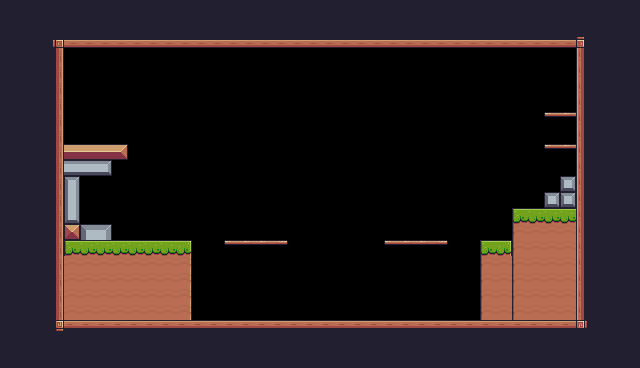

The image is a tile-based game level rendered from a .tmx file. Its description and complete source (layers, tilesets, objects, tile grids) follow:
An orthogonal 40x23 tile map with 16x16 px tiles, 1 tile layer (Background) and 25 objects (5x Fruits, 4x Platform, Player).

<map version="1.10" tiledversion="1.11.2" orientation="orthogonal" renderorder="right-down" width="40" height="23" tilewidth="16" tileheight="16" infinite="0" nextlayerid="4" nextobjectid="41">
 <tileset firstgid="1" source="Pixel Advanture.tsx" />
 <layer id="1" name="Background" width="40" height="23">
  <properties>
   <property name="backgroundColor" value="Blue" />
  </properties>
  <data encoding="csv">
112,112,112,112,112,112,112,112,112,112,112,112,112,112,112,112,112,112,112,112,112,112,112,112,112,112,112,112,112,112,112,112,112,112,112,112,112,112,112,112,
112,112,112,112,112,112,112,112,112,112,112,112,112,112,112,112,112,112,112,112,112,112,112,112,112,112,112,112,112,112,112,112,112,112,112,112,112,112,112,112,
112,112,112,92,134,134,134,134,134,134,134,134,134,134,134,134,134,134,134,134,134,134,134,134,134,134,134,134,134,134,134,134,134,134,134,134,93,112,112,112,
112,112,112,113,0,0,0,0,0,0,0,0,0,0,0,0,0,0,0,0,0,0,0,0,0,0,0,0,0,0,0,0,0,0,0,0,111,112,112,112,
112,112,112,113,0,0,0,0,0,0,0,0,0,0,0,0,0,0,0,0,0,0,0,0,0,0,0,0,0,0,0,0,0,0,0,0,111,112,112,112,
112,112,112,113,0,0,0,0,0,0,0,0,0,0,0,0,0,0,0,0,0,0,0,0,0,0,0,0,0,0,0,0,0,0,0,0,111,112,112,112,
112,112,112,113,0,0,0,0,0,0,0,0,0,0,0,0,0,0,0,0,0,0,0,0,0,0,0,0,0,0,0,0,0,0,0,0,111,112,112,112,
112,112,112,113,0,0,0,0,0,0,0,0,0,0,0,0,0,0,0,0,0,0,0,0,0,0,0,0,0,0,0,0,0,0,40,41,111,112,112,112,
112,112,112,113,0,0,0,0,0,0,0,0,0,0,0,0,0,0,0,0,0,0,0,0,0,0,0,0,0,0,0,0,0,0,0,0,111,112,112,112,
24,112,112,113,14,14,14,15,0,0,0,0,0,0,0,0,0,0,0,0,0,0,0,0,0,0,0,0,0,0,0,0,0,0,40,41,111,112,112,112,
24,112,112,113,102,102,103,0,0,0,0,0,0,0,0,0,0,0,0,0,0,0,0,0,0,0,0,0,0,0,0,0,0,0,0,0,111,112,112,112,
24,112,112,113,104,0,0,0,0,0,0,0,0,0,0,0,0,0,0,0,0,0,0,0,0,0,0,0,0,0,0,0,0,0,0,123,111,112,112,112,
24,200,112,113,126,0,0,0,0,0,0,0,0,0,0,0,0,0,0,0,0,0,0,0,0,0,0,0,0,0,0,0,0,0,123,123,111,112,112,112,
200,112,112,113,148,0,0,0,0,0,0,0,0,0,0,0,0,0,0,0,0,0,0,0,0,0,0,0,0,0,0,0,7,8,8,8,111,112,112,112,
112,112,112,113,35,124,125,0,0,0,0,0,0,0,0,0,0,0,0,0,0,0,0,0,0,0,0,0,0,0,0,0,29,30,30,30,111,112,112,112,
112,112,112,113,7,8,8,8,8,8,8,9,0,0,40,41,41,42,0,0,0,0,0,0,40,41,41,42,0,0,7,9,29,30,30,30,111,112,112,112,
112,112,112,113,30,30,30,30,30,30,30,31,0,0,0,0,0,0,0,0,0,0,0,0,0,0,0,0,0,0,29,30,29,30,30,30,111,112,112,112,
112,112,112,113,30,30,30,30,30,30,30,31,0,0,0,0,0,0,0,0,0,0,0,0,0,0,0,0,0,0,29,30,29,30,30,30,111,112,112,112,
112,112,112,113,30,30,30,30,30,30,30,31,0,0,0,0,0,0,0,0,0,0,0,0,0,0,0,0,0,0,29,30,29,30,30,30,111,112,112,112,
112,112,112,113,30,30,30,30,30,30,30,31,0,0,0,0,0,0,0,0,0,0,0,0,0,0,0,0,0,0,29,30,29,30,30,30,111,112,112,112,
112,112,112,114,90,90,90,90,90,90,90,90,90,90,90,90,90,90,90,90,90,90,90,90,90,90,90,90,90,90,90,90,90,90,90,90,115,112,112,112,
112,112,112,112,112,112,112,112,112,112,112,112,112,112,112,112,112,112,112,112,112,112,112,112,112,112,112,112,112,112,112,112,112,112,112,112,112,112,112,112,
112,112,112,112,112,112,112,112,112,112,112,112,112,112,112,112,112,112,112,112,112,112,112,112,112,112,112,112,112,112,112,112,112,112,112,112,112,112,112,112
</data>
 </layer>
 <objectgroup id="3" name="Collisions">
  <object id="7" x="48" y="32" width="16" height="304" />
  <object id="8" x="48" y="320" width="544" height="16" />
  <object id="9" x="576" y="32" width="16" height="304" />
  <object id="11" x="48" y="32" width="544" height="16" />
  <object id="12" x="64" y="144" width="16" height="96" />
  <object id="13" x="64" y="224" width="48" height="16" />
  <object id="14" x="64" y="240" width="128" height="80" />
  <object id="15" x="480" y="240" width="32" height="80" />
  <object id="16" x="512" y="208" width="64" height="112" />
  <object id="17" x="544" y="192" width="32" height="16" />
  <object id="18" x="560" y="176" width="16" height="32" />
  <object id="19" type="Platform" x="224" y="240" width="64" height="16" />
  <object id="21" type="Platform" x="384" y="240" width="64" height="16" />
  <object id="23" type="Platform" x="544" y="144" width="32" height="16" />
  <object id="24" type="Platform" x="544" y="112" width="32" height="16" />
  <object id="25" x="64" y="144" width="64" height="16" />
  <object id="26" x="64" y="160" width="48" height="16" />
 </objectgroup>
 <objectgroup id="2" name="Spawn" offsetx="0" offsety="-16">
  <object id="2" name="Player" type="Player" x="96" y="208" width="32" height="31.5" />
  <object id="3" x="117.333" y="476.667" />
  <object id="4" x="366" y="-40.6667" />
  <object id="33" name="Apple" type="Fruits" x="240" y="208" width="32" height="32" />
  <object id="34" name="Bananas" type="Fruits" x="544" y="112" width="32" height="32" />
  <object id="35" name="Cherries" type="Fruits" x="512" y="176" width="32" height="32" />
  <object id="39" name="Pineapple" type="Fruits" x="544" y="80" width="32" height="32" />
  <object id="40" name="Strawberry" type="Fruits" x="400" y="208" width="32" height="32" />
 </objectgroup>
</map>
